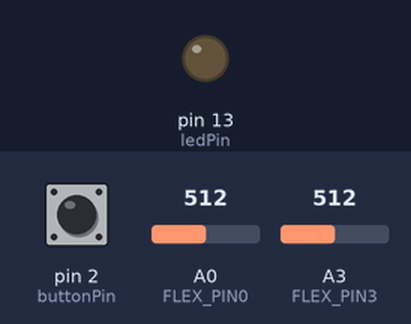
Simulated run of this sketch. Board: Arduino Uno, built with avr-gcc and run on an emulated ATmega328P. On the bench: output pins drawn as LEDs (lit = HIGH). The inputs (shaded band) are chosen by the test bench; at power-on: pin 2 (buttonPin) LOW, A0 (FLEX_PIN0) = 512, A3 (FLEX_PIN3) = 512. What the sketch prints to the serial monitor is not drawn.

Above: at 1.3 s.
1.4 s: pin 2 (buttonPin) pulled HIGH for 0.6 s
At 2.1 s:
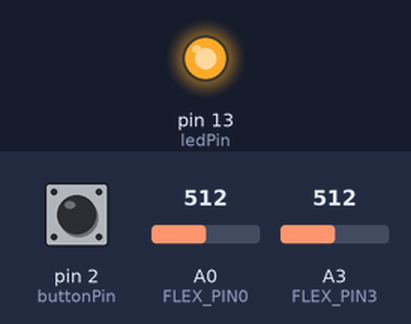
4.5 s: pin 2 (buttonPin) pulled HIGH for 3.2 s
Timing chart, 0 to 13.5 s (numbered marks = the images above; inputs shaded):
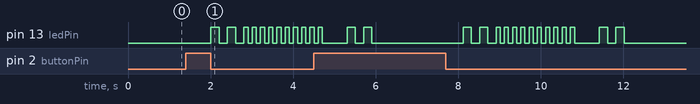

Measured:
- after the input at 1.4 s, pin 13 (ledPin): goes HIGH 0.20 s, LOW 0.20 s, HIGH 0.20 s, LOW 0.20 s, 8 × (HIGH 0.10 s, LOW 0.10 s), then HIGH, starting after 0.61 s

The sketch:

FlexSensor2.ino
```cpp
/******************************************************************************
FlexSensor.ino
Schetch to control the flex sensor of the instrumented glove designed by Federico Sanna
  (https://www.sparkfun.com/products/10264)
Federico Sanna @ Imperial College London
July 16, 2018

Create a voltage divider circuit combining a flex sensor with a 47k resistor.
- The resistor should connect from A0 (or other analog inputs) to GND.
- The flex sensor should connect from A0 (or other analog inputs) to 5V
As the resistance of the flex sensor increases (meaning it's being bent), the
voltage at A0 should decrease.

Development environment specifics:
Arduino 1.8.3
******************************************************************************/
const int FLEX_PIN0 = A0; // Pin connected to voltage divider output
const int FLEX_PIN3 = A3; // Pin connected to voltage divider output
const int buttonPin = 2;     // the number of the pushbutton pin
const int ledPin =  13;      // the number of the LED pin

// variables will change:
//volatile int buttonState = 0; // variable for reading the pushbutton status
int buttonState = 0;         // current state of the button
int lastButtonState = 0;     // previous state of the button

// Measure the voltage at 5V and the actual resistance of your
// 47k resistor, and enter them below:
const float VCC = 5.08; // Measured voltage of Ardunio 5V line
const float R_DIV = 46500.0; // Measured resistance of 3.3k resistor

// Upload the code, then try to adjust these values to more
// accurately calculate bend degree.
//float STRAIGHT_RESISTANCE = 33218.44; // resistance when straight
//float BEND_RESISTANCE = 82426.47; // resistance at 90 deg
float STRAIGHT_RESISTANCE[30] = {};
float BEND_RESISTANCE[30] = {};

void setup()
{
  Serial.begin(9600);
  // initialize the LED pin as an output:
  pinMode(ledPin, OUTPUT);
  // initialize the pushbutton pin as an input:
  pinMode(buttonPin, INPUT);
  // Attach an interrupt to the ISR vector
  //attachInterrupt(0, Calibration, FALLING);
  // initialize the flex sensors pins as inputs:
  pinMode(FLEX_PIN0, INPUT);
  pinMode(FLEX_PIN3, INPUT);
  //initialise default values for flex sensors
  for (int i = 0; i < 30; i++){
    STRAIGHT_RESISTANCE[i] = 33218.44;
    BEND_RESISTANCE[i] = 82426.47;
    }
}

void loop()
{
  float angle_0 = CalculateAngleAtPin(FLEX_PIN0);
  float angle_3 = CalculateAngleAtPin(FLEX_PIN3);
  Serial.println("Bend: " + String(angle_0) + " degrees");
  Serial.println("Bend: " + String(angle_3) + " degrees");
  Serial.println();


  // read the pushbutton input pin:
  buttonState = digitalRead(buttonPin);

  // compare the buttonState to its previous state
  if (buttonState != lastButtonState) {
    // if the state has changed, increment the counter
    if (buttonState == HIGH) {
      // if the current state is HIGH then the button went from off to on:
      // do nothing, but can be implemented to add functions for multiple consequent presses
    } else {
      // if the current state is LOW then the button went from on to off:
      Calibration();  //perform calibration on release of the button

    }
    // Delay a little bit to avoid bouncing
    //delay(50);
  }
  // save the current state as the last state, for next time through the loop
  lastButtonState = buttonState;


  delay(500);
}

float CalculateAngleAtPin (int NumberOfPin){
  int flexADC = analogRead(NumberOfPin);
  float flexV = flexADC * VCC / 1023.0;
  float flexR = R_DIV * (VCC / flexV - 1.0);
  float angle = map(flexR, STRAIGHT_RESISTANCE[NumberOfPin], BEND_RESISTANCE[NumberOfPin],
                   0, 90.0);
  return angle;
  }

void Calibration() {
  // Blink just before recording values for straight hand
  digitalWrite(ledPin, HIGH);
  delay(200);
  digitalWrite(13, LOW);
  delay(200);
  digitalWrite(ledPin, HIGH);
  delay(200);
  digitalWrite(13, LOW);
  delay(200);

  // Leave LED on during aquisition of resistance
  digitalWrite(ledPin, HIGH);
  // Calculate resistance when hand is straight
  int flexADC_0 = analogRead(FLEX_PIN0);
  int flexADC_3 = analogRead(FLEX_PIN3);
  float flexV_0 = flexADC_0 * VCC / 1023.0;
  float flexV_3 = flexADC_3 * VCC / 1023.0;
  float flexR_0 = R_DIV * (VCC / flexV_0 - 1.0);
  float flexR_3 = R_DIV * (VCC / flexV_3 - 1.0);
  STRAIGHT_RESISTANCE[FLEX_PIN0] = flexR_0;
  STRAIGHT_RESISTANCE[FLEX_PIN3] = flexR_3;
  digitalWrite(ledPin, LOW);

  // Wait 3 seconds to allow for patient to bend fingers
  for (int i = 0; i < 10; i++){
    digitalWrite(ledPin, HIGH);
    delay(100);
    digitalWrite(13, LOW);
    delay(100);
    }
  delay(500);

  // Signal that acquisition is starting by blinking
  digitalWrite(ledPin, HIGH);
  delay(200);
  digitalWrite(13, LOW);
  delay(200);
  digitalWrite(ledPin, HIGH);
  delay(200);
  digitalWrite(13, LOW);
  delay(200);

  // Leave LED on during aquisition of resistance
  digitalWrite(ledPin, HIGH);
  // Calculate resistance when hand is straight
  flexADC_0 = analogRead(FLEX_PIN0);
  flexADC_3 = analogRead(FLEX_PIN3);
  flexV_0 = flexADC_0 * VCC / 1023.0;
  flexV_3 = flexADC_3 * VCC / 1023.0;
  flexR_0 = R_DIV * (VCC / flexV_0 - 1.0);
  flexR_3 = R_DIV * (VCC / flexV_3 - 1.0);
  BEND_RESISTANCE[FLEX_PIN0] = flexR_0;
  BEND_RESISTANCE[FLEX_PIN3] = flexR_3;
  digitalWrite(ledPin, LOW);
}
```
